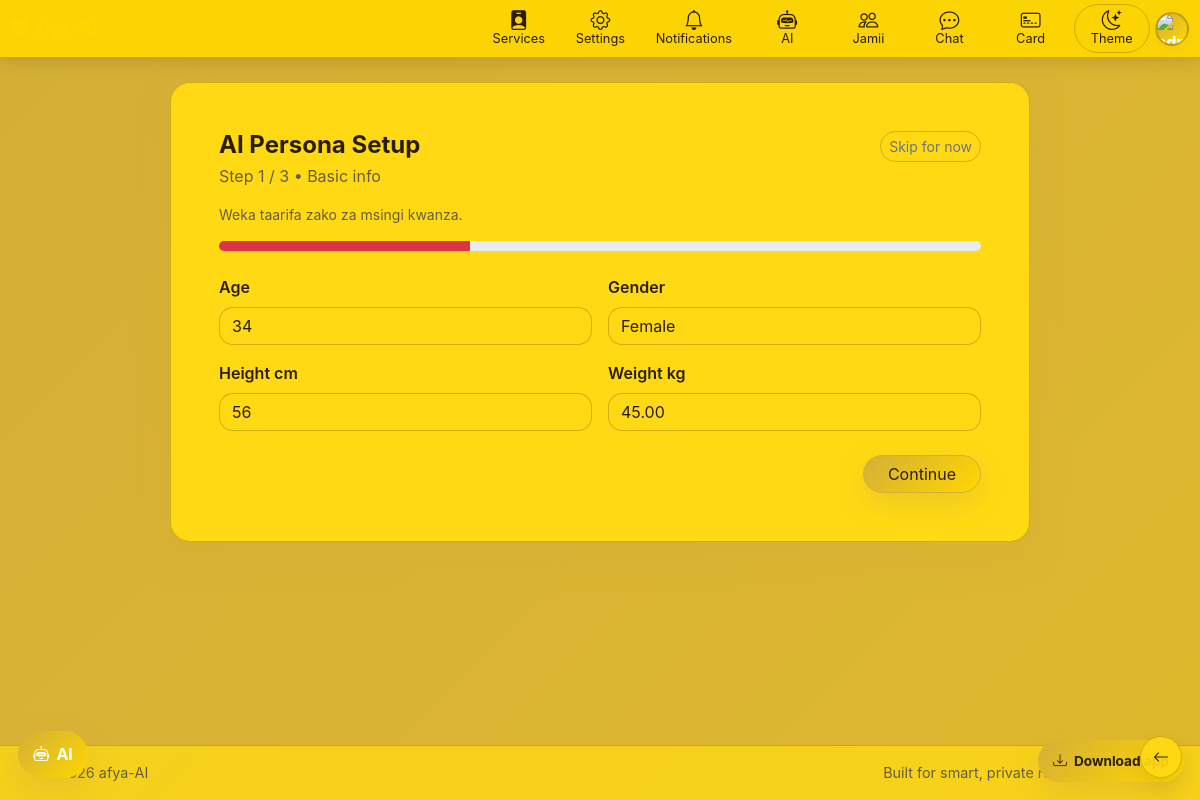
/sw/users/onboarding/1/ (signed in), run on the app's committed database.
### users/models.py (models this page shows, shortened)
class UserAIPersona(models.Model):
	GENDER_CHOICES = [
		('female', 'Female'),
		('male', 'Male'),
		('other', 'Other'),
		('prefer_not', 'Prefer not to say'),
	]
	STRESS_CHOICES = [
		('low', 'Low'),
		('moderate', 'Moderate'),
		('high', 'High'),
	]
	EXERCISE_CHOICES = [
		('none', 'No regular exercise'),
		('light', 'Light 1-2x/week'),
		('moderate', 'Moderate 3-4x/week'),
		('high', 'High 5x+/week'),
	]
	user = models.OneToOneField(settings.AUTH_USER_MODEL, on_delete=models.CASCADE, related_name='ai_persona')
	age = models.PositiveSmallIntegerField(null=True, blank=True)
	gender = models.CharField(max_length=20, choices=GENDER_CHOICES, blank=True)
	height_cm = models.PositiveSmallIntegerField(null=True, blank=True)
	weight_kg = models.DecimalField(max_digits=5, decimal_places=2, null=True, blank=True)
	health_notes = models.TextField(blank=True, help_text='General health information')
	permanent_diseases = models.TextField(blank=True)
	medications = models.TextField(blank=True)
	lifestyle_notes = models.TextField(blank=True)
	sleep_hours = models.DecimalField(max_digits=4, decimal_places=1, null=True, blank=True)
	stress_level = models.CharField(max_length=20, choices=STRESS_CHOICES, blank=True)
	exercise_frequency = models.CharField(max_length=20, choices=EXERCISE_CHOICES, blank=True)
	diet = models.TextField(blank=True)
	goals = models.TextField(blank=True)
	mental_health = models.TextField(blank=True)
	emergency_contact_name = models.CharField(max_length=120, blank=True)
	emergency_contact_phone = models.CharField(max_length=30, blank=True)
	location_region = models.CharField(max_length=120, blank=True)
	language_preference = models.CharField(max_length=30, default='sw')
	ai_data_consent = models.BooleanField(default=True)
	identity_verified = models.BooleanField(default=False)
	medical_info_verified = models.BooleanField(default=False)
	verification_notes = models.TextField(blank=True)
	last_data_reviewed_at = models.DateTimeField(null=True, blank=True)
	profile_completeness_score = models.PositiveSmallIntegerField(default=0)
	avatar = models.ImageField(upload_to='avatars/', null=True, blank=True)
	bio = models.TextField(blank=True, max_length=300)
	updated_at = models.DateTimeField(auto_now=True)

### users/views.py (the view)
# urls.py: path('onboarding/<int:step>/', views.onboarding, name='onboarding'),
@login_required
def onboarding(request, step=1):
    if step not in [1, 2, 3]:
        return redirect('users:onboarding', step=1)
    persona, _ = UserAIPersona.objects.get_or_create(user=request.user)
    step_map = {
        1: (PersonaStepOneForm, 'Basic info', 'Weka taarifa zako za msingi kwanza.'),
        2: (PersonaStepTwoForm, 'Health info', 'Weka historia fupi ya afya kwa personalization sahihi.'),
        3: (PersonaStepThreeForm, 'Lifestyle', 'Malizia na mtindo wa maisha, malengo, na afya ya akili (optional sehemu).'),
    }
    form_class, title, subtitle = step_map[step]
    if request.method == 'POST':
        form = form_class(request.POST, instance=persona)
        if form.is_valid():
            persona = form.save()
            persona.update_quality_metrics(save=True)
            _store_persona_snapshot(request.user, persona, source='onboarding')
            if step < 3:
                return redirect('users:onboarding', step=step + 1)
            messages.success(request, 'Asante! AI persona yako imekamilika na sasa majibu yatakuwa personalized zaidi.')
            return redirect('main:home')
    else:
        form = form_class(instance=persona)
    return render(
        request,
        'users/onboarding.html',
        {
            'form': form,
            'step': step,
            'step_title': title,
            'step_subtitle': subtitle,
            'progress': int((step / 3) * 100),
        },
    )

### users/forms.py
class PersonaStepOneForm(forms.ModelForm):
    class Meta:
        model = UserAIPersona
        fields = ['age', 'gender', 'height_cm', 'weight_kg']
        widgets = {
            'age': forms.NumberInput(attrs={'class': 'form-control', 'min': 10, 'max': 90}),
            'gender': forms.Select(attrs={'class': 'form-select'}),
            'height_cm': forms.NumberInput(attrs={'class': 'form-control', 'min': 100, 'max': 230}),
            'weight_kg': forms.NumberInput(attrs={'class': 'form-control', 'step': '0.1', 'min': 25, 'max': 220}),
        }
    def __init__(self, *args, **kwargs):
        super().__init__(*args, **kwargs)
        self.fields['age'].required = True
        self.fields['gender'].required = True
        self.fields['height_cm'].required = True
        self.fields['weight_kg'].required = True
        self.fields['gender'].choices = [('female', 'Female'), ('male', 'Male')]

### card/models.py (called while the page is built, shortened)
def ensure_persona_update_notification(user):
	if not user.is_authenticated:
		return
	persona = UserAIPersona.objects.filter(user=user).first()
	if not persona:
		return
	config, _ = PersonaReminderConfig.objects.get_or_create(user=user)
	now = timezone.now()
	due_at = persona.updated_at + timedelta(days=config.interval_days)
	if now < due_at:
		return

### users/context_processors.py (called while the page is built)
def role_flags(request):
    user = getattr(request, 'user', None)
    user_gender = get_user_gender(user)
    avatar_url = ''
    user_initial = ''
    if getattr(user, 'is_authenticated', False):
        user_initial = (getattr(user, 'username', '')[:1] or '?').upper()
        persona = getattr(user, 'ai_persona', None)
        if persona and getattr(persona, 'avatar', None):
            try:
                avatar_url = persona.avatar.url
            except ValueError:
                avatar_url = ''
    return {
        'is_admin_user': is_admin(user),
        'is_doctor_user': is_doctor(user),
        'is_moderator_user': is_moderator(user),
        'user_gender': user_gender,
        'is_female_user': user_gender == 'female',
        'is_male_user': user_gender == 'male',
        'current_user_avatar_url': avatar_url,
        'current_user_initial': user_initial,
    }

### users/permissions.py (called while the page is built)
def is_admin(user):
    return bool(user and user.is_authenticated and (user.is_staff or user.is_superuser))

def is_doctor(user):
    return bool(user and user.is_authenticated and user.groups.filter(name=DOCTOR_GROUP).exists())

### users/templates/users/onboarding.html (shortened to what this page needs)
{% extends "base.html" %}
{% block content %}
<div class="py-4" style="max-width: 860px; margin: 0 auto;">
    <div class="card-custom p-4 p-lg-5">
        <div class="d-flex justify-content-between align-items-start gap-3 flex-wrap mb-3">
            <div>
                <h4 class="fw-bold mb-1">AI Persona Setup</h4>
                <p class="text-muted mb-0">Step {{ step }} / 3 • {{ step_title }}</p>
            </div>
            <a href="{% url 'AI_brain:chat' %}" class="btn btn-sm btn-outline-secondary rounded-pill">Skip for now</a>
        </div>
        <p class="text-muted small mb-3">{{ step_subtitle }}</p>
        <div class="progress mb-4" role="progressbar" aria-valuemin="0" aria-valuemax="100" aria-valuenow="{{ progress }}" style="height: 10px; border-radius: 999px;">
            <div class="progress-bar bg-danger" style="width: {{ progress }}%"></div>
        </div>
        <form method="post" novalidate>
            <div class="row g-3">
                {% for field in form %}
                <div class="col-12 {% if field.name == 'age' or field.name == 'gender' or field.name == 'height_cm' or field.name == 'weight_kg' or field.name == 'sleep_hours' or field.name == 'stress_level' or field.name == 'exercise_frequency' %}col-md-6{% endif %}">
                    <label class="form-label fw-semibold" for="{{ field.id_for_label }}">{{ field.label }}</label>
                    {{ field }}
                </div>
                {% endfor %}
            </div>
            <div class="d-flex justify-content-between gap-2 mt-4 flex-wrap">
                <button type="submit" class="btn btn-danger rounded-pill px-4">
                    {% if step == 3 %}Finish{% else %}Continue{% endif %}
                </button>
            </div>
        </form>
    </div>
</div>
{% endblock %}

### data on the page
UserAIPersona: form "34" "Female" "56" "45.00"

### other printed values
{{ step }} "1"
{{ step_title }} "Basic info"
{{ step_subtitle }} "Weka taarifa zako za msingi kwanza."
{{ field.label }} "Age" "Gender" "Height cm" "Weight kg"
